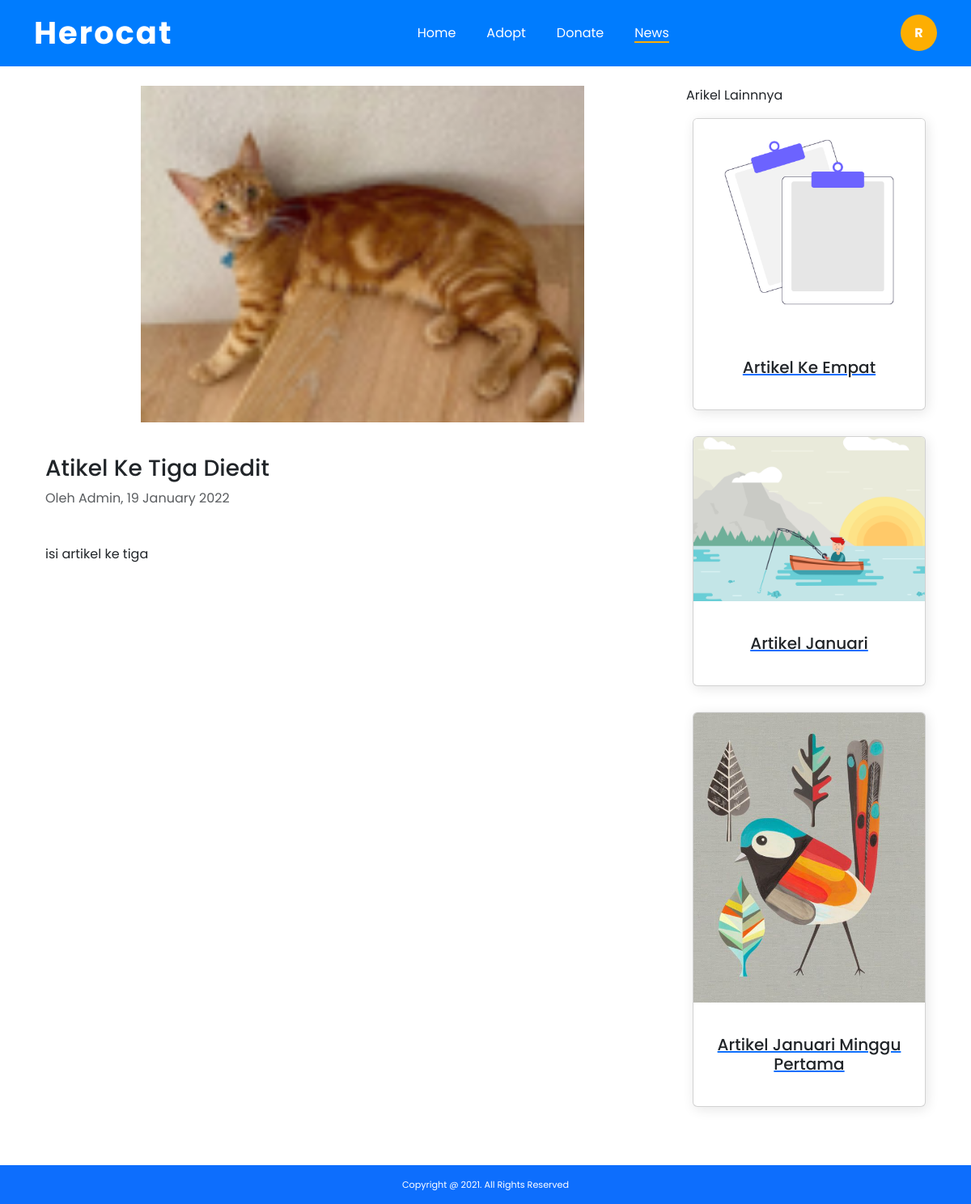
/detail-artikel.php?id=3 (signed in), run on the app's committed database.
### tables this page shows
CREATE TABLE `user` (
  `id_user` int(11) NOT NULL,
  `username` varchar(200) DEFAULT NULL,
  `password` varchar(300) DEFAULT NULL,
  `gmail` text DEFAULT NULL,
  `level` varchar(20) DEFAULT NULL,
  `tanggal` timestamp NOT NULL DEFAULT current_timestamp() ON UPDATE current_timestamp()
);

CREATE TABLE `berita` (
  `id_berita` int(11) NOT NULL,
  `judul` varchar(50) NOT NULL,
  `konten` text NOT NULL,
  `gambar` varchar(50) NOT NULL,
  `tanggal` timestamp NOT NULL DEFAULT current_timestamp() ON UPDATE current_timestamp()
);

### partial/profile-inisial.php (called while the page is built)
<?php
 $id = $_SESSION["id"];
 $query = mysqli_query($conn, "SELECT * FROM user WHERE id_user = $id");
 $user = mysqli_fetch_assoc($query);
 $nama = $user["username"];

### function/function.php (called while the page is built, shortened)
<?php
$conn = mysqli_connect("localhost", "root", "", "herocat");
function tampil($sql)
{
  global $conn;
  $query = mysqli_query($conn, $sql);
  $rows = [];
  while ($row = mysqli_fetch_assoc($query)) {
    $rows[] = $row;
  }
  return $rows;
}

### detail-artikel.php (the view, shortened to what this page needs)
<?php
require_once('partial/nav-detail-news.php');
require_once('function/function.php');
$id = $_GET["id"];
$articles = tampil("SELECT * FROM berita WHERE not id_berita = $id limit 3");
$query = mysqli_query($conn, "SELECT * FROM berita WHERE id_berita = $id ");
$article = mysqli_fetch_assoc($query);
$tanggal = date('d F Y', strtotime($article["tanggal"]));
?>
<div class="container-fluid px-md-5 py-2 d-flex justify-content-between flex-lg-nowrap flex-wrap ">
    <div class="side-kiri d-flex flex-column flex-grow-1 px-2" >
        <div class="gambar my-3">
            <img src="assets/artikel/<?=$article["gambar"]?>" alt="gambar"
                style="width: 70%; display:grid; margin:auto;">
        </div>
        <div class="judul mt-4">
            <h3><?=$article["judul"]?></h3>
            <p class="text-muted">Oleh Admin, <?=$tanggal?></p>
        </div>
        <div class="content mt-4">
            <?=$article["konten"]?>
        </div>
    </div>
    <div class="side-kanan ">
        <div class="sub-judul mt-3">
            Arikel Lainnnya
        </div>
        <div class="berita d-flex flex-md-column justify-content-md-around flex-wrap">
            <?php foreach ($articles as $item):?>
            <div class="card lainnya my-3 mx-sm-2" style="width: 18rem; margin: 0 auto">
                <img src="assets/artikel/<?=$item["gambar"]?>" class="card-img-top" alt="image">
                <div class="card-body">
                    <a href="detail-artikel.php?id=<?=$item["id_berita"]?>">
                        <h5 class="card-title text-center my-4 text-dark"><?= $item["judul"]?></h5>
                    </a>
                </div>
            </div>
            <?php endforeach?>
        </div>
    </div>
</div>
<?php require_once('partial/footer.php')?>

### partial/nav-detail-news.php (shortened to what this page needs)
<?php
require_once('function/function.php');
require_once('partial/profile-inisial.php');
?>
<!DOCTYPE html>
<html>
<head>
    <link rel="stylesheet" href="lib/node_modules/bootstrap/dist/css/bootstrap.css">
    <link rel="stylesheet" href="css/nav.css">
    <link rel="stylesheet" href="css/index.css">
    <link rel="stylesheet" href="https://unpkg.com/aos@next/dist/aos.css" />
</head>
<body>
    <nav class="navbar navbar-expand-lg navbar-dark">
        <div class="container-fluid">
            <a class="navbar-brand logo" href="index.php">Herocat</a>
            <div class="collapse navbar-collapse" id="navbarNavAltMarkup">
                <div class="navbar-nav mx-auto">
                    <a class="nav-item text-decoration-none" href="index.php">Home</a>
                    <a class="nav-item text-decoration-none" href="adopsi.php">Adopt</a>
                    <a class="nav-item text-decoration-none" href="donasi.php">Donate</a>
                    <a class="nav-item text-decoration-none active" href="news.php">News</a>
                </div>
                <div class="profile">
                    <a href="user/profile.php" class="text-decoration-none">
                        <?php echo strtoupper(substr($nama,0,1))?>
                    </a>
                </div>
            </div>
        </div>
    </nav>

### css/nav.css (style rules this page uses)
body { font-family: "Poppins", sans-serif; overflow-x: hidden; }
html { overflow-x: hidden; scroll-behavior: smooth; }
:root { --kuning: #fdae02; --putih: #fff; --biru: #007cfe; --hoverbiru: #0772e2; --hoverkuning: #ffb71b; }
.navbar { background-color: var(--biru); }
.navbar .logo { font-size: 1.4rem; font-weight: 700; letter-spacing: 1px; }
.navbar .nav-item { color: var(--putih); margin: 15px auto; font-size: 1.1rem; }
.navbar .profile { width: 55px; height: 55px; display: flex; justify-content: center; text-align: center; border-radius: 100px; background-color: var(--kuning); margin: 0 auto; margin-top: 35px; margin-bottom: 15px; }
.navbar .profile a { color: var(--putih); display: flex; flex-direction: column; justify-content: center; font-weight: 700; }
@media (min-width:1023px) { .navbar { padding: 7px 30px; } }
@media (min-width:1023px) { .navbar .logo { font-size: 2.4rem; letter-spacing: 2px; } }
@media (min-width:1023px) { .navbar .nav-item { margin: 0 19px; font-size: 1rem; } }
@media (min-width:1023px) { .navbar .nav-item:hover::after, .navbar .nav-item.active::after { content: ''; display: block; border: 1px solid var(--kuning); margin-top: -2px; animation: nav-item 1s forwards; } }
@media (min-width:1023px) { .navbar .profile { width: 45px; height: 45px; margin: 0; margin-top: 0; margin-bottom: 0; } }

### css/index.css (style rules this page uses)
body { font-family: "Poppins", sans-serif; overflow-x: hidden; }
html { overflow-x: hidden; scroll-behavior: smooth; }
:root { --kuning: #fdae02; --putih: #fff; --biru: #007cfe; --hoverbiru: #0772e2; --hoverkuning: #ffb71b; --birumuda: #C9E4FF; }

### detail-artikel.php (style rules this page uses)
.lainnya { box-shadow: 2px 3px 15px rgba(0, 0, 0, 10%); }
.content { width: 90%; text-align: justify; line-height: 33px; }

### data on the page
user: username "R"
berita: gambar (picture), judul "Atikel Ke Tiga Diedit", tanggal "19 January 2022", konten "isi artikel ke tiga"
berita: gambar (picture), judul "Artikel Ke Empat"
berita: gambar (picture), judul "Artikel Januari"
berita: gambar (picture), judul "Artikel Januari Minggu Pertama"
